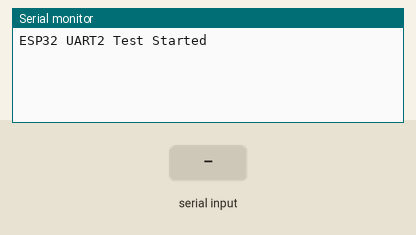
The sketch below on a simulated ESP32. Shown: the last lines printed to the serial monitor. The inputs (shaded band) are chosen by the test bench.

Above: at 1.2 s.
1.3 s: "1\n" received over the second serial link
At 1.8 s:
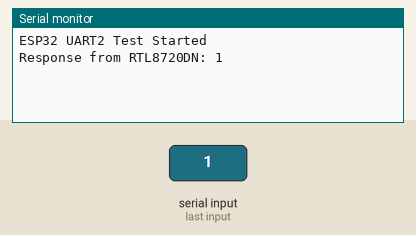
2.8 s: "0\n" received over the second serial link
At 4.2 s:
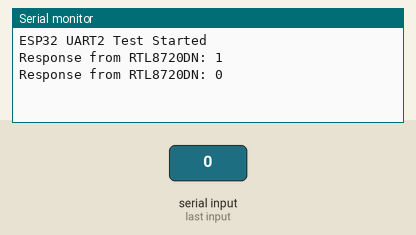

Measured:
- after the input at 1.3 s, the serial monitor: prints a new line at once (image 1)
- after the input at 2.8 s, the serial monitor: prints a new line at once (image 2)

The sketch:

ESP32.ino
```cpp
void setup() {
  Serial.begin(115200);             // Debug qua Serial Monitor
  Serial2.begin(115200, SERIAL_8N1, 16, 17); // TX=17, RX=16
  Serial.println("ESP32 UART2 Test Started");
}

void loop() {
  // Gửi dữ liệu từ Serial Monitor sang RTL8720DN
  if (Serial.available()) {
    String cmd = Serial.readStringUntil('\n'); // đọc đến newline
    cmd.trim(); // loại bỏ khoảng trắng
    if (cmd.length() > 0) {
      Serial2.println(cmd);  // gửi nguyên chuỗi và thêm newline
    }
  }

  // Nhận phản hồi từ RTL8720DN
  if (Serial2.available()) {
    String response = Serial2.readStringUntil('\n');
    response.trim();
    if (response.length() > 0) {
      Serial.print("Response from RTL8720DN: ");
      Serial.println(response);
    }
  }
}
```
